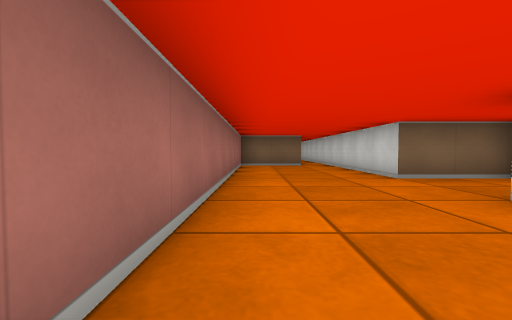
View 1 (above)

21 first-person views from a walk through a cub3D maze. The camera is about half as high as the walls, tilts 2° down and sees 90° across. The floor is counted in squares. Each view is taken from the middle of a square. On the plan, view 1 faces up. The plan holds only what a view shows up to about 9 squares ahead; the rest is blank.

View 2
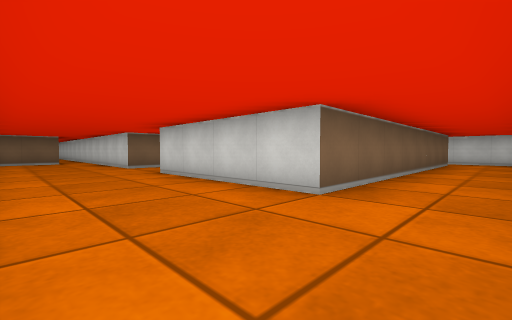

View 3
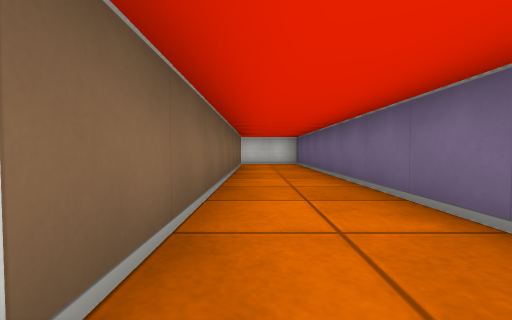

View 4
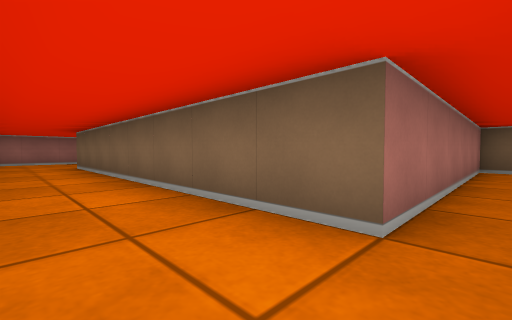

View 5
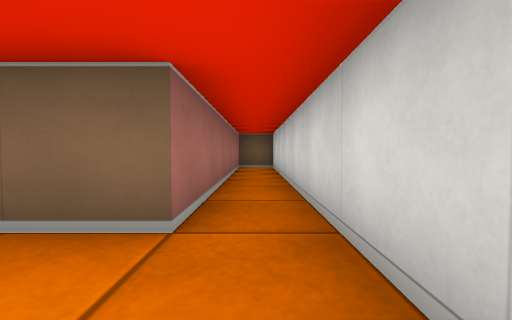

View 6
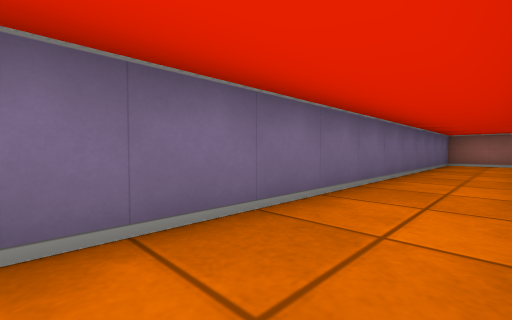

View 7
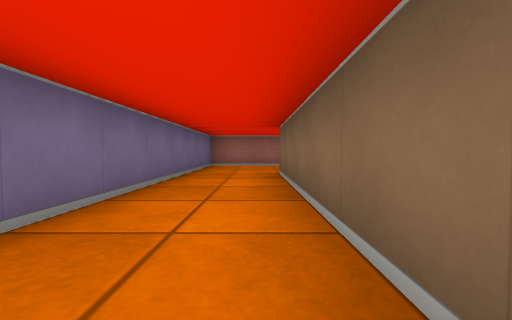

View 8
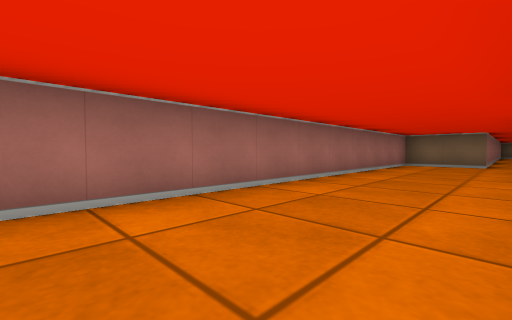

View 9
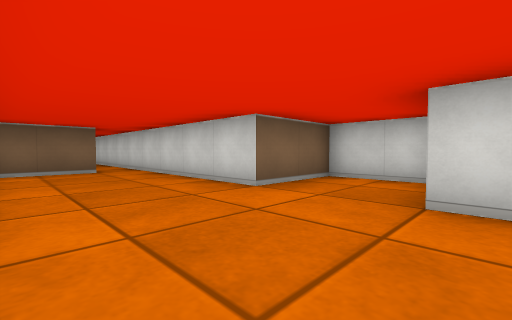

View 10
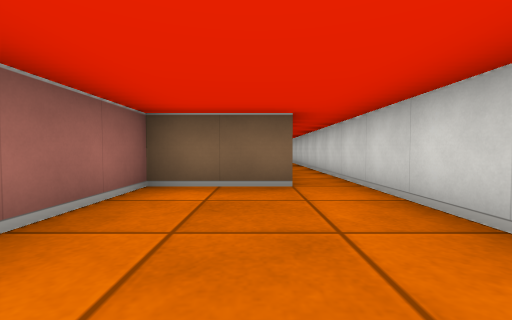

View 11
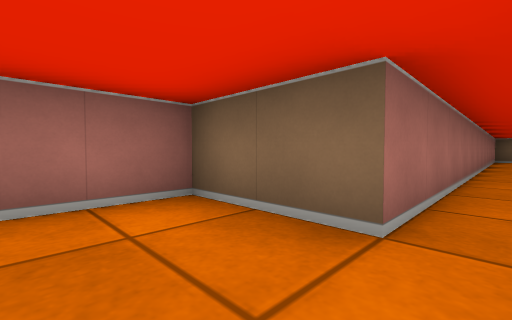

View 12
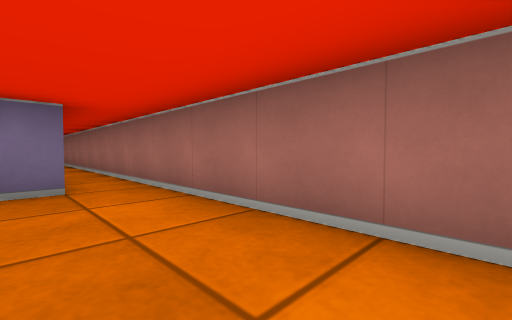

View 13
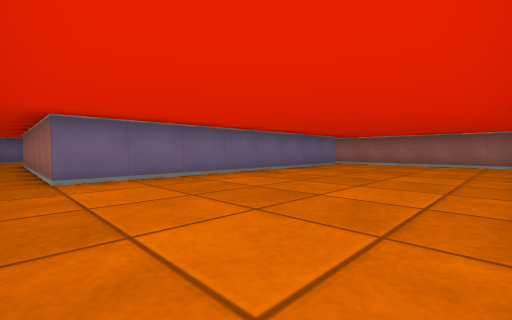

View 14
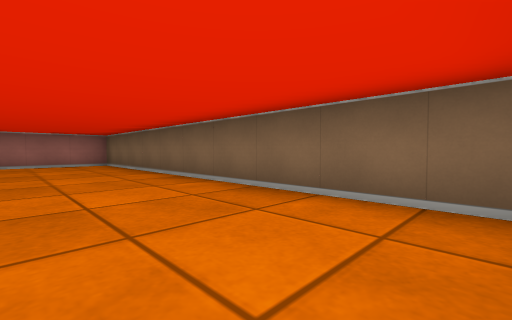

View 15
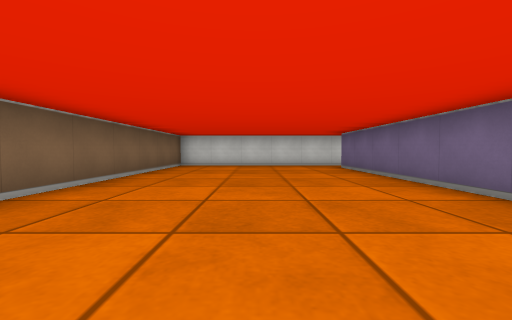

View 16
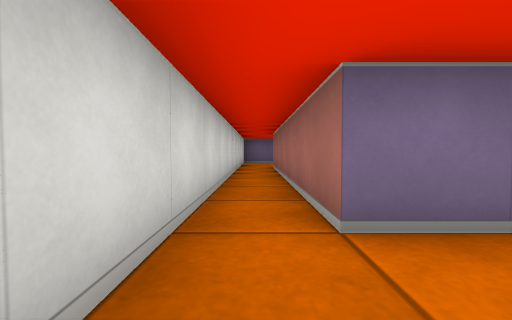

View 17
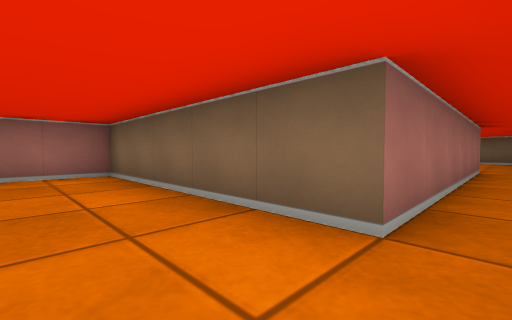

View 18
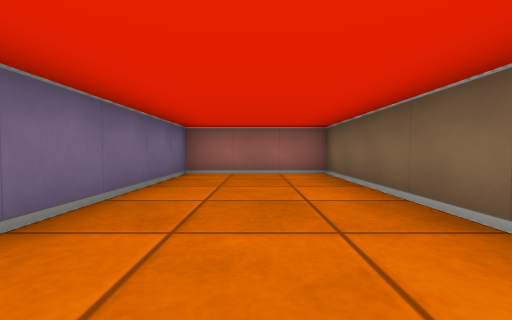

View 19
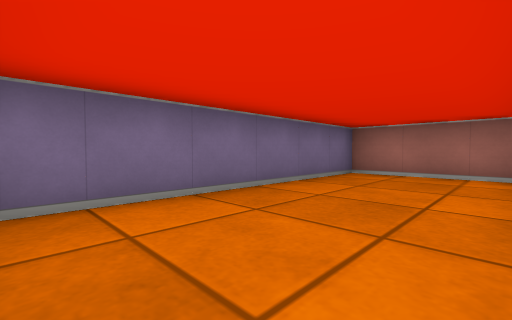

View 20
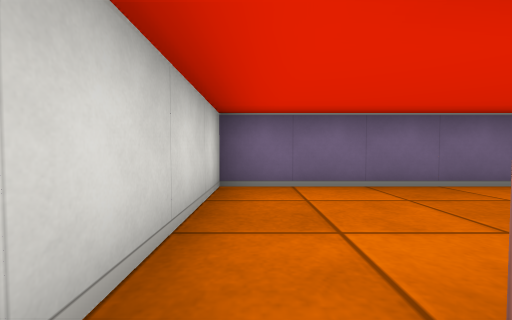

View 21
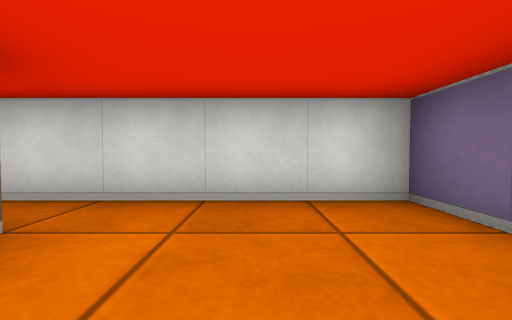

### Floor plan
Ten units are one square. View 1 is at (0, 0); x grows to the right and y downward. Boxes are objects, and circles mark ways between rooms. Rooms are numbered by the first view taken in them; rooms with no view inside come last. Other rooms are left out.
<svg viewBox="-10 -220 130 260">
<path fill="none" stroke="#000" d="M45 -29 45 -45 25 -45 25 -85M15 -85 -5 -85 -5 35 110 35M115 30 115 -45 105 -45 105 15 25 15 25 -25M24 -165 105 -165 105 -105M115 -105 115 -215 15 -215 15 -85M25 -85 25 -140M105 -105 55 -105 55 -75 115 -75 115 -105"/>
<circle cx="20" cy="-90" r="3" fill="#2a7"/>
<circle cx="110" cy="-100" r="3" fill="#2a7"/>
<text x="20" y="-10">1</text>
<text x="60" y="-180">2</text>
<text x="80" y="-90">3</text>
</svg>
Room 1 opens to room 2. Room 2 opens to room 3.

Where each view was taken, in squares from view 1:
view 1: 0 up, 0 right, facing up
view 2: 3 down, 0 right, facing up-right
view 3: 2 down, 2 right, facing right
view 4: 3 down, 11 right, facing up-left
view 5: 3 down, 11 right, facing up
view 6: 2 down, 10 right, facing down-left
view 7: 2 down, 8 right, facing left
view 8: 1 down, 2 right, facing up-left
view 9: 2 up, 0 right, facing up-right
view 10: 5 up, 1 right, facing up
view 11: 7 up, 2 right, facing up-left
view 12: 20 up, 3 right, facing down-left
view 13: 21 up, 11 right, facing down-left
view 14: 19 up, 11 right, facing up-left
view 15: 19 up, 3 right, facing right
view 16: 18 up, 11 right, facing down
view 17: 9 up, 11 right, facing up-left
view 18: 9 up, 11 right, facing left
view 19: 10 up, 11 right, facing down-left
view 20: 11 up, 11 right, facing down
view 21: 9 up, 9 right, facing right
